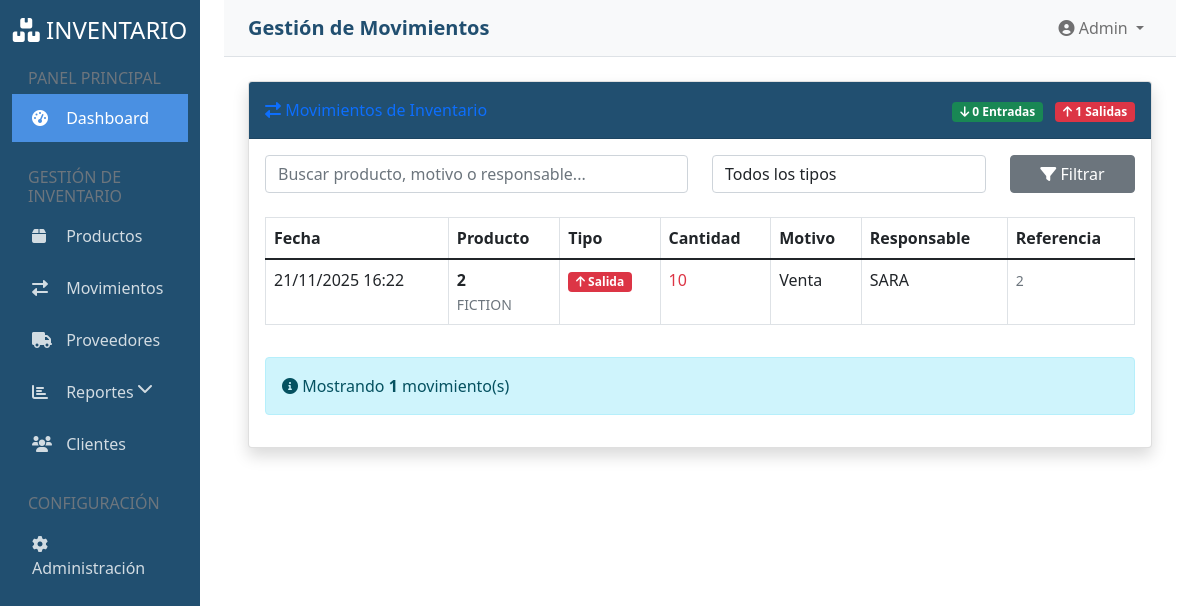
Screenshot of /movimientos/ with the database file from the repository.
### movimientos/models.py (models this page shows, shortened)
class Movimiento(models.Model):
    TIPO_CHOICES = [
        ('ENTRADA', 'Entrada'),
        ('SALIDA', 'Salida'),
    ]
    producto = models.ForeignKey(Producto, on_delete=models.CASCADE)
    tipo = models.CharField(max_length=10, choices=TIPO_CHOICES)
    cantidad = models.IntegerField()
    motivo = models.CharField(max_length=200)
    usuario = models.CharField(max_length=100)
    fecha_movimiento = models.DateTimeField(auto_now_add=True)
    referencia = models.CharField(max_length=100, blank=True)
    class Meta:
        verbose_name_plural = "Movimientos"

### productos/models.py (models this page shows, shortened)
class Producto(models.Model):
    codigo = models.CharField(max_length=50, unique=True)
    nombre = models.CharField(max_length=200)
    descripcion = models.TextField(blank=True)
    categoria = models.ForeignKey(Categoria, on_delete=models.CASCADE)
    proveedor = models.ForeignKey(Proveedor, on_delete=models.CASCADE)
    precio_compra = models.DecimalField(max_digits=10, decimal_places=2)
    precio_venta = models.DecimalField(max_digits=10, decimal_places=2)
    stock_actual = models.IntegerField(default=0)
    stock_minimo = models.IntegerField(default=5)
    ubicacion = models.CharField(max_length=100, blank=True)
    activo = models.BooleanField(default=True)
    fecha_creacion = models.DateTimeField(auto_now_add=True)

### movimientos/views.py (the view)
# urls.py: path('', views.lista_movimientos, name='lista_movimientos'),
def lista_movimientos(request):
    buscar = request.GET.get('buscar', '')
    tipo = request.GET.get('tipo', '')
    movimientos = Movimiento.objects.all().order_by('-fecha_movimiento')
    if buscar:
        movimientos = movimientos.filter(
            Q(producto__nombre__icontains=buscar) |
            Q(motivo__icontains=buscar) |
            Q(usuario__icontains=buscar)
        )
    if tipo:
        movimientos = movimientos.filter(tipo=tipo)
    total_entradas = movimientos.filter(tipo='ENTRADA').count()
    total_salidas = movimientos.filter(tipo='SALIDA').count()
    context = {
        'movimientos': movimientos,
        'buscar': buscar,
        'tipo_seleccionado': tipo,
        'total_entradas': total_entradas,
        'total_salidas': total_salidas,
    }
    return render(request, 'movimientos/lista_movimientos.html', context)

### movimientos/templates/movimientos/lista_movimientos.html (shortened to what this page needs)
{% extends 'base/base.html' %}
{% block page_title %}Gestión de Movimientos{% endblock %}
{% block content %}
<div class="row">
    <div class="col-12">
        <div class="card shadow">
            <div class="card-header py-3">
                <div class="d-flex justify-content-between align-items-center">
                    <h6 class="m-0 font-weight-bold text-primary">
                        <i class="fas fa-exchange-alt"></i>
                        Movimientos de Inventario
                    </h6>
                    <div>
                        <span class="badge bg-success me-2">
                            <i class="fas fa-arrow-down"></i> {{ total_entradas }} Entradas
                        </span>
                        <span class="badge bg-danger">
                            <i class="fas fa-arrow-up"></i> {{ total_salidas }} Salidas
                        </span>
                    </div>
                </div>
            </div>
            <div class="card-body">
                <div class="row mb-4">
                    <div class="col-md-6">
                        <input type="text"
                               class="form-control"
                               placeholder="Buscar producto, motivo o responsable..."
                               id="buscarInput"
                               value="{{ buscar }}">
                    </div>
                    <div class="col-md-4">
                        <select class="form-control" id="tipoSelect">
                            <option value="">Todos los tipos</option>
                        </select>
                    </div>
                    <div class="col-md-2">
                        <button class="btn btn-secondary w-100" onclick="aplicarFiltros()">
                            <i class="fas fa-filter"></i> Filtrar
                        </button>
                    </div>
                </div>
                <div class="table-responsive">
                    <table class="table table-bordered table-hover">
                        <thead class="thead-light">
                            <tr>
                                <th>Fecha</th>
                                <th>Producto</th>
                                <th>Tipo</th>
                                <th>Cantidad</th>
                                <th>Motivo</th>
                                <th>Responsable</th>
                                <th>Referencia</th>
                            </tr>
                        </thead>
                        <tbody>
                            {% for movimiento in movimientos %}
                            <tr>
                                <td>{{ movimiento.fecha_movimiento|date:"d/m/Y H:i" }}</td>
                                <td>
                                    <strong>{{ movimiento.producto.codigo }}</strong><br>
                                    <small class="text-muted">{{ movimiento.producto.nombre }}</small>
                                </td>
                                <td>
                                    {% if movimiento.tipo == 'ENTRADA' %}
                                        <span class="badge bg-success">
                                            <i class="fas fa-arrow-down"></i> Entrada
                                        </span>
                                    {% else %}
                                        <span class="badge bg-danger">
                                            <i class="fas fa-arrow-up"></i> Salida
                                        </span>
                                    {% endif %}
                                </td>
                                <td>
                                    <span class="{% if movimiento.tipo == 'ENTRADA' %}text-success{% else %}text-danger{% endif %}">
                                        {{ movimiento.cantidad }}
                                    </span>
                                </td>
                                <td>{{ movimiento.motivo }}</td>
                                <td>{{ movimiento.usuario }}</td>
                                <td>
                                    {% if movimiento.referencia %}
                                        <small class="text-muted">{{ movimiento.referencia }}</small>
                                    {% else %}
                                        <span class="text-muted">-</span>
                                    {% endif %}
                                </td>
                            </tr>
                            {% endfor %}
                        </tbody>
                    </table>
                </div>
                {% if movimientos %}
                <div class="alert alert-info mt-3">
                    <i class="fas fa-info-circle"></i>
                    Mostrando <strong>{{ movimientos|length }}</strong> movimiento(s)
                </div>
                {% endif %}
            </div>
        </div>
    </div>
</div>
{% endblock %}

### templates/base/base.html (style rules this page uses)
:root { --primary-color: #214f70; --secondary-color: #4a90e2; --accent-color: #f5a623; }
.card-header { background-color: var(--primary-color); color: white; }

### rows the page displays
Movimiento: fecha_movimiento "21/11/2025 16:22", producto.codigo "2", producto.nombre "FICTION", tipo "SALIDA" (drawn), cantidad "10", motivo "Venta", usuario "SARA", referencia "2"

### other values shown
{{ total_entradas }} "0"
{{ total_salidas }} "1"
{{ movimientos|length }} "1"
